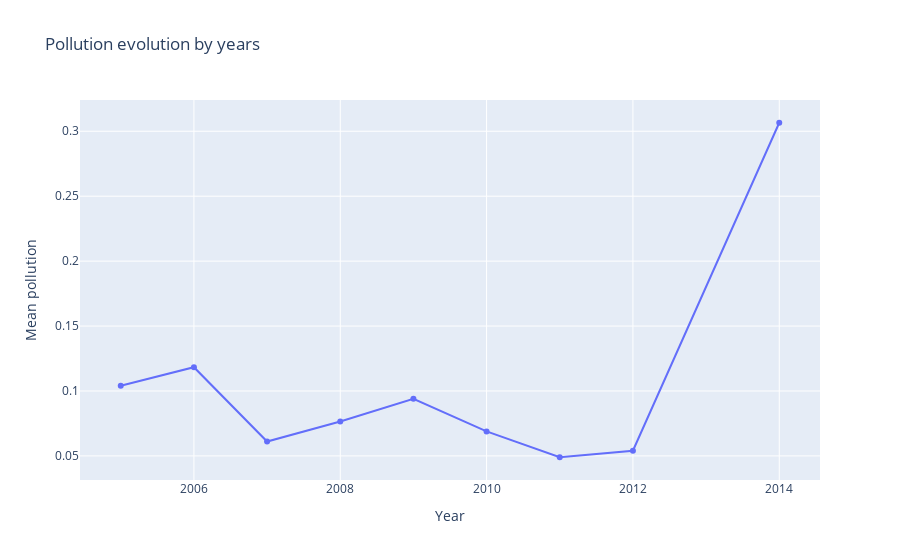
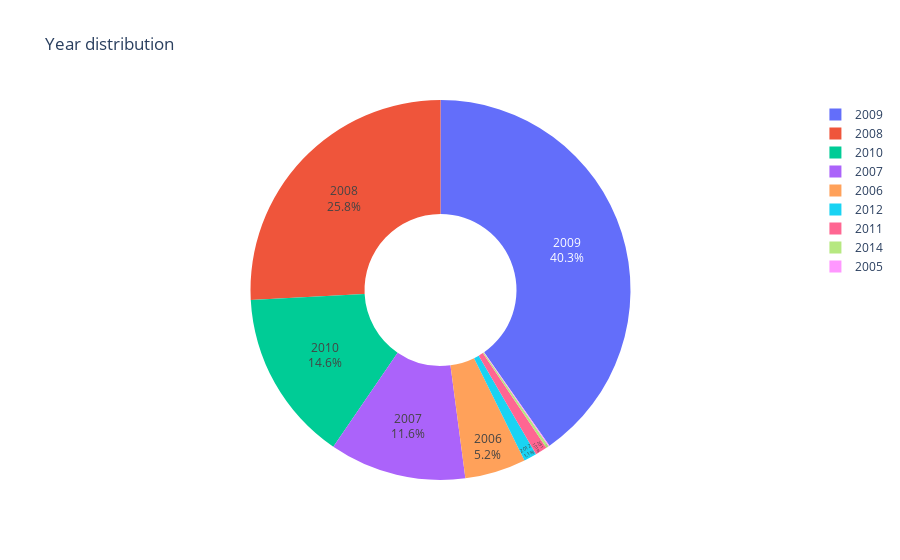

The cell these charts' notebook holds for them, in order:
### Markdown cell above
### c - Average polution by years

### Code cell
average_pollution_by_year = df.groupby('year')['polution'].mean().reset_index()

fig = px.line(average_pollution_by_year, x='year', y='polution', 
              title='Pollution evolution by years', markers=True)

fig.update_layout(xaxis_title='Year', yaxis_title='Mean pollution', showlegend=False)

fig.show()

year_counts = df['year'].value_counts().reset_index()
year_counts.columns = ['Year', 'Count']

fig = px.pie(year_counts, values='Count', names='Year', 
             title='Year distribution', hole=0.4)

fig.update_traces(textposition='inside', textinfo='percent+label')

fig.show()

### Figure 1 — Plotly figure (JSON) as saved in the notebook; plotly's stock layout.template omitted (floating-point values rounded to 4 significant figures)
{"data": [{"hovertemplate": "year=%{x}<br>polution=%{y}<extra></extra>", "legendgroup": "", "line": {"color": "#636efa", "dash": "solid"}, "marker": {"symbol": "circle"}, "mode": "markers+lines", "name": "", "orientation": "v", "showlegend": false, "type": "scatter", "x": [2005, 2006, 2007, 2008, 2009, 2010, 2011, 2012, 2014], "xaxis": "x", "y": [0.104, 0.1183, 0.06107, 0.07651, 0.09394, 0.06885, 0.04898, 0.05397, 0.3066], "yaxis": "y"}], "layout": {"legend": {"tracegroupgap": 0}, "showlegend": false, "title": {"text": "Pollution evolution by years"}, "xaxis": {"anchor": "y", "domain": [0, 1], "title": {"text": "Year"}}, "yaxis": {"anchor": "x", "domain": [0, 1], "title": {"text": "Mean pollution"}}}}

### Figure 2 — Plotly figure (JSON) as saved in the notebook; plotly's stock layout.template omitted (floating-point values rounded to 4 significant figures)
{"data": [{"domain": {"x": [0, 1], "y": [0, 1]}, "hole": 0.4, "hovertemplate": "Year=%{label}<br>Count=%{value}<extra></extra>", "labels": [2009, 2008, 2010, 2007, 2006, 2012, 2011, 2014, 2005], "legendgroup": "", "name": "", "showlegend": true, "textinfo": "percent+label", "textposition": "inside", "type": "pie", "values": [876, 562, 318, 253, 113, 24, 22, 5, 2]}], "layout": {"legend": {"tracegroupgap": 0}, "title": {"text": "Year distribution"}}}
